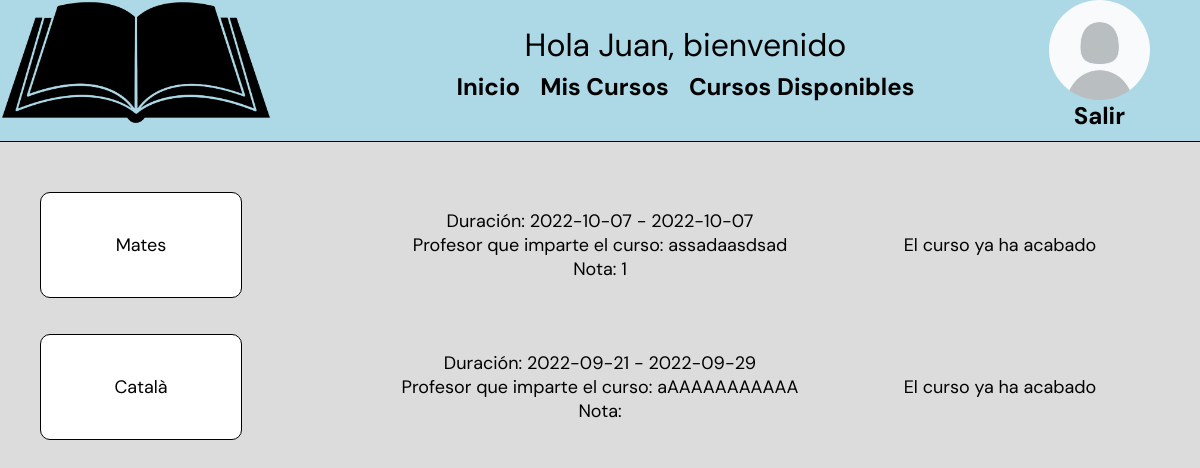
Page /MisCursos.php (signed in) on the committed database.
### tables this page shows
CREATE TABLE `alumnos` (
  `Email` varchar(50) NOT NULL,
  `DNI` varchar(9) NOT NULL,
  `Nom` text NOT NULL,
  `Password` varchar(50) NOT NULL,
  `Cognoms` text NOT NULL,
  `Edat` int(11) NOT NULL,
  `Foto` varchar(100) NOT NULL
);

CREATE TABLE `matriculas` (
  `Codi` int(11) NOT NULL,
  `Email_Alumnos` varchar(50) NOT NULL,
  `Nota` int(2) DEFAULT NULL
);

CREATE TABLE `cursos` (
  `Codi` int(11) NOT NULL,
  `Nom` text NOT NULL,
  `Descripcion` text NOT NULL,
  `Hores` int(11) NOT NULL,
  `Data_inici` date NOT NULL,
  `Data_final` date NOT NULL,
  `Dni_Profesores` varchar(9) DEFAULT NULL,
  `activo` int(11) NOT NULL DEFAULT 1
);

CREATE TABLE `profesores` (
  `DNI` varchar(9) NOT NULL,
  `Nom` text NOT NULL,
  `Cognoms` text NOT NULL,
  `Password` varchar(50) NOT NULL,
  `Titol` text NOT NULL,
  `Foto` varchar(100) NOT NULL,
  `activo` tinyint(1) NOT NULL DEFAULT 1
);

### MisCursos.php (the view, shortened to what this page needs)
<!DOCTYPE html>
<html lang="en">
    <head>
        <link href="MisCursos.css" rel="stylesheet" type="text/css">
    </head>
    <body>
    <header>
            <div class="div">
            <img src="book-png.png" alt="logo" class="logo" witdth="125px" height="125px">
                <?php
                if(!isset($_SESSION['rol'])){
                    ?>  <div class="headerAll">
                            <a class="header" href="SignInAdmin.php">Inicar Sessión como administrador</a><br>
                            <a class="header" href="SignIn.php">Inicar Sessión como alumno</a><br>
                            <a class="header" href="SignInProfesor.php">Inicar Sessión Como profesor</a><br>
                            <a class="header" href="SignUp.php">Registrarse</a><br>
                            <div class="header2">No has iniciado sessión</div>
                        </div>
                    <?php
                }else if($_SESSION['rol']=='alumno'){
                    $connection= connection();
                    $query= "SELECT Foto FROM alumnos WHERE Email LIKE '".$_SESSION['email']."'";
                    $resultado= mysqli_query($connection, $query);
                    $final= mysqli_fetch_row($resultado);
                    ?>
                    <div class="DivMenu">
                        <div class="inicioSession">Hola <?php echo($_SESSION['NombreHeader'])  ?>, bienvenido</div>
                        <nav>
                            <ul class="generalAll">
                                <li><a href="index.php" class="general">Inicio</a></li>
                                <li><a href="MisCursos.php" class="general">Mis Cursos</a></li>
                                <li><a href="CursosDisponibles.php" class="general">Cursos Disponibles</a></li>
                            </ul>
                        </nav>
                    </div>
                    <div class="headerFinal">
                        <a href="EditarAlumno.php" class="SignOut"><img src="<?php echo ($final[0]) ?>" alt="usuario" class="SignOut" witdth="100px" height="100px"></a>
                        <a href="SignOut.php" class="SignOut">Salir</a>
                    </div>
                    <?php
                }else if($_SESSION['rol']=='profesor'){
                    ?>
                    <div class="DivMenu">
                        <div class="inicioSession">Hola <?php echo($_SESSION['NombreHeader'])  ?>, bienvenido</div>
                        <nav>
                            <ul class="generalAll">
                                <li><a href="index.php" class="general">Inicio</a></li>
                                <li><a href="cursos.php" class="general">Curso</a></li>
                            </ul>
                        </nav>
                    </div>
                    <a href="SignOut.php" class="SignOut">Salir</a>
                    <?php
                }
                ?>
            </div>
        </header>
        <?php
            if(isset($_SESSION['rol'])){
                if($_SESSION['rol']=='alumno'){
                    $email= $_SESSION['email'];
                    $connection= connection();
                    ?>
                    <div>
                        <?php
                        $sql1= "SELECT cursos.*, matriculas.Nota FROM cursos INNER JOIN matriculas ON cursos.Codi=matriculas.Codi INNER JOIN Alumnos ON matriculas.Email_Alumnos=Alumnos.Email WHERE Alumnos.Email LIKE '".$_SESSION['email']."'";
                        $sql2= "SELECT profesores.Nom, cursos.Codi FROM profesores INNER JOIN cursos ON cursos.Dni_Profesores=profesores.DNI ";
                        if($result2= mysqli_query($connection, $sql2)){
                            while($row2= $result2->fetch_assoc()){
                                $llista2[]= $row2;
                            }
                        }
                        if($result1= mysqli_query($connection, $sql1)){
                            while($row1= $result1->fetch_assoc()){
                                $llista1[]= $row1;
                            }
                        }if(!isset($llista1)){
                            echo "<br>NO estás inscrito en ningún curso";
                        }else{
                            foreach($llista1 as $clave1 => $valor1){
                                $sql3= "SELECT Data_inici, Data_final FROM cursos WHERE cursos.codi = ".$valor1['Codi']."";
                                if($result3= mysqli_query($connection, $sql3)){
                                    while($row3= $result3->fetch_assoc()){
                                        $llista3[]= $row3;
                                    }
                                }
                                if($valor1['activo']==1){
                                echo "<div class='divGeneral'>";
                                    echo "<div class='name'>".$valor1['Nom']."</div>";
                                    echo "<div class='details'>";
                                        echo "Duración: ".$valor1['Data_inici']." - ".$valor1['Data_final']."<br>";
                                        foreach($llista2 as $clave2 => $valor2){
                                            if($valor1['Codi']==$valor2['Codi']){
                                                echo "Profesor que imparte el curso: ".$valor2['Nom']."<br>";
                                            }
                                        }
                                        echo "Nota: ".$valor1['Nota']."";
                                    echo "</div>";
                                    echo "<div class='link'>";
                                        if($llista3[$clave1]['Data_inici']<date("Y-m-d") && $llista3[$clave1]['Data_final']>date("Y-m-d")){
                                            $id= 'no';
                                            echo "<br><a href='Matricularse.php?id=".$id."&email=".$email."&valor=".$valor1['Codi']."'>Darse de baja</a>";
                                        }else if($llista3[$clave1]['Data_final']<date("Y-m-d")){
                                            echo "El curso ya ha acabado";
                                        }else{
                                            $id= 'no';
                                            echo "<br><a href='Matricularse.php?id=".$id."&email=".$email."&valor=".$valor1['Codi']."'>Darse de baja</a>";
                                        }
                                    echo "</div>";
                                echo "</div>";
                                    }
                            }
                        }
                        ?>
                    </div>
                    <?php
                }
            }
        ?>
    </body>
</html>

### MisCursos.css (style rules this page uses)
* { background-color: #dcdcdc; margin: 0; padding: 0; font-family: 'DM Sans', sans-serif; }
div.div { display: flex; padding-bottom: 10px; border-bottom: 1px solid black; margin-bottom: 50px; background-color: lightblue; }
.inicioSession { font-size:xx-large; background-color: lightblue; margin: auto; text-align: center; }
.DivMenu { margin: auto; }
.generalAll { display: flex; justify-content: center; background-color: lightblue; }
.general { text-decoration: none; color: black; font-weight: bolder; font-size: x-large; background-color: lightblue; }
nav { background-color: lightblue; }
nav li { display:inline-block; padding:5px 10px; background-color: lightblue; text-align:center; color:black; }
img.logo { background-color: lightblue; }
.SignOut { background-color: lightblue; text-decoration: none; color: black; font-size: x-large; font-weight: bold; position: relative; right: 25px; display: flex; flex-direction: column; justify-content: center; border-radius: 100%; }
.divGeneral { font-size: large; text-align: center; display: grid; grid-template-columns: 1fr 1fr 1fr; align-items: center; margin-bottom: 3%; }
.name { border: 1px solid black; background-color: white; border-radius: 10px; text-align: center; width: 50%; padding-top: 40px; padding-bottom: 40px; margin-left: 10%; }
.details { text-align: center; }
.headerFinal { background-color: lightblue; }

### rows in the picture
alumnos: Foto (picture)
matriculas: Codi.Nom "Mates", Codi.Data_inici "2022-10-07", Codi.Data_final "2022-10-07", Nota "1"
cursos: Dni_Profesores.Nom "assadaasdsad"
matriculas: Codi.Nom "Català", Codi.Data_inici "2022-09-21", Codi.Data_final "2022-09-29"
cursos: Dni_Profesores.Nom "aAAAAAAAAAAA"

### other values in the picture
$_SESSION['NombreHeader'] "Juan"
